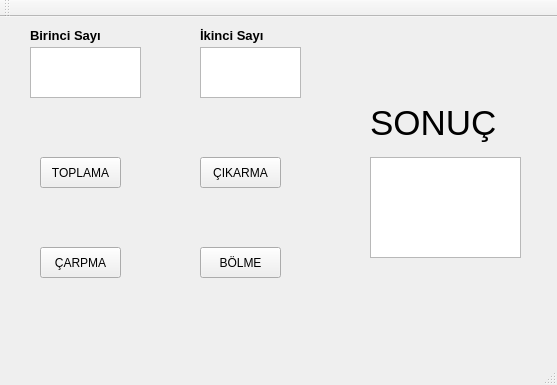
<?xml version="1.0" encoding="UTF-8"?>
<ui version="4.0">
 <class>MainWindow</class>
 <widget class="QMainWindow" name="MainWindow">
  <property name="geometry">
   <rect>
    <x>0</x>
    <y>0</y>
    <width>557</width>
    <height>385</height>
   </rect>
  </property>
  <property name="windowTitle">
   <string>MainWindow</string>
  </property>
  <widget class="QWidget" name="centralWidget">
   <widget class="QPushButton" name="carpma">
    <property name="geometry">
     <rect>
      <x>40</x>
      <y>230</y>
      <width>81</width>
      <height>31</height>
     </rect>
    </property>
    <property name="text">
     <string>ÇARPMA</string>
    </property>
   </widget>
   <widget class="QPushButton" name="bolme_2">
    <property name="geometry">
     <rect>
      <x>200</x>
      <y>230</y>
      <width>81</width>
      <height>31</height>
     </rect>
    </property>
    <property name="text">
     <string>BÖLME</string>
    </property>
   </widget>
   <widget class="QPushButton" name="cikarma">
    <property name="geometry">
     <rect>
      <x>200</x>
      <y>140</y>
      <width>81</width>
      <height>31</height>
     </rect>
    </property>
    <property name="text">
     <string>ÇIKARMA</string>
    </property>
   </widget>
   <widget class="QPushButton" name="toplama">
    <property name="geometry">
     <rect>
      <x>40</x>
      <y>140</y>
      <width>81</width>
      <height>31</height>
     </rect>
    </property>
    <property name="text">
     <string>TOPLAMA</string>
    </property>
   </widget>
   <widget class="QTextBrowser" name="sonuc">
    <property name="geometry">
     <rect>
      <x>370</x>
      <y>140</y>
      <width>151</width>
      <height>101</height>
     </rect>
    </property>
    <property name="font">
     <font>
      <pointsize>24</pointsize>
     </font>
    </property>
   </widget>
   <widget class="QPlainTextEdit" name="s1">
    <property name="geometry">
     <rect>
      <x>30</x>
      <y>30</y>
      <width>111</width>
      <height>51</height>
     </rect>
    </property>
    <property name="font">
     <font>
      <pointsize>22</pointsize>
     </font>
    </property>
   </widget>
   <widget class="QPlainTextEdit" name="s2">
    <property name="geometry">
     <rect>
      <x>200</x>
      <y>30</y>
      <width>101</width>
      <height>51</height>
     </rect>
    </property>
    <property name="font">
     <font>
      <pointsize>22</pointsize>
     </font>
    </property>
   </widget>
   <widget class="QLabel" name="label">
    <property name="geometry">
     <rect>
      <x>370</x>
      <y>80</y>
      <width>131</width>
      <height>51</height>
     </rect>
    </property>
    <property name="font">
     <font>
      <pointsize>26</pointsize>
     </font>
    </property>
    <property name="text">
     <string>SONUÇ</string>
    </property>
   </widget>
   <widget class="QLabel" name="label_2">
    <property name="geometry">
     <rect>
      <x>30</x>
      <y>10</y>
      <width>81</width>
      <height>16</height>
     </rect>
    </property>
    <property name="font">
     <font>
      <pointsize>10</pointsize>
      <weight>75</weight>
      <bold>true</bold>
     </font>
    </property>
    <property name="text">
     <string>Birinci Sayı</string>
    </property>
   </widget>
   <widget class="QLabel" name="label_3">
    <property name="geometry">
     <rect>
      <x>200</x>
      <y>10</y>
      <width>71</width>
      <height>16</height>
     </rect>
    </property>
    <property name="font">
     <font>
      <pointsize>10</pointsize>
      <weight>75</weight>
      <bold>true</bold>
     </font>
    </property>
    <property name="text">
     <string>İkinci Sayı</string>
    </property>
   </widget>
  </widget>
  <widget class="QMenuBar" name="menuBar">
   <property name="geometry">
    <rect>
     <x>0</x>
     <y>0</y>
     <width>557</width>
     <height>21</height>
    </rect>
   </property>
  </widget>
  <widget class="QToolBar" name="mainToolBar">
   <attribute name="toolBarArea">
    <enum>TopToolBarArea</enum>
   </attribute>
   <attribute name="toolBarBreak">
    <bool>false</bool>
   </attribute>
  </widget>
  <widget class="QStatusBar" name="statusBar"/>
 </widget>
 <layoutdefault spacing="6" margin="11"/>
 <resources/>
 <connections/>
</ui>
